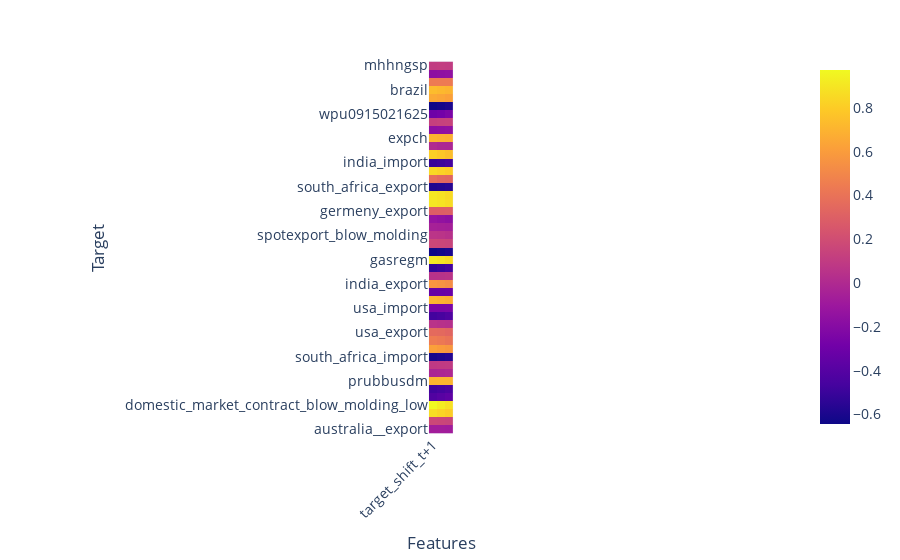

Notebook cell for this chart:
### Code cell
corr_target_timeline = ["target_shift_t+1", "target_shift_t+2", "target_shift_t+3"]
target_corr_with_all_feat = target_correlation_chart(processor.transformed_X_data, processor.transformed_Y_data[corr_target_timeline])[:-len(corr_target_timeline)]
target_corr_with_all_feat

### Figure 1 — Plotly figure (JSON) as saved in the notebook; plotly's stock layout.template omitted (floating-point values rounded to 4 significant figures; data arrays with more than 128 entries replaced by an {"elided": "..."} marker saying what was removed)
{"data": [{"coloraxis": "coloraxis", "hovertemplate": "x: %{x}<br>y: %{y}<br>color: %{z}<extra></extra>", "name": "0", "type": "heatmap", "x": ["target_shift_t+1", "target_shift_t+2", "target_shift_t+3"], "xaxis": "x", "y": ["mhhngsp", "australia__import", "russia_import", "brazil", "wpufd4111", "russia_export", "wpu0915021625", "canada_import", "saudi_import", "expch", "china_export", "pcu3252132521", "india_import", "pcu325211325211", "turkey", "south_africa_export", "wtisplc", "mcoilbrenteu", "germeny_export", "pcu32611332611301", "turkey_import", "spotexport_blow_molding", "france_import", "china_import", "gasregm", "pcu32611132611115", "brazil_import", "india_export", "spot_domestic", "impch", "usa_import", "japan_import", "saudi_export", "usa_export", "wpu072205011", "canada_export", "south_africa_import", "germeny_import", "united_kingdome_export", "prubbusdm", "united_kingdome_import", "pcu32611132611112", "domestic_market_contract_blow_molding_low", "producer_price_index_by_industry_plastics_material_and_resins_manufacturing_thermoplastic_resins_and_plastics_materials", "france_export", "australia__export"], "yaxis": "y", "z": {"elided": "46x3 float values"}}], "layout": {"coloraxis": {"colorscale": [[0, "#0d0887"], [0.1111, "#46039f"], [0.2222, "#7201a8"], [0.3333, "#9c179e"], [0.4444, "#bd3786"], [0.5556, "#d8576b"], [0.6667, "#ed7953"], [0.7778, "#fb9f3a"], [0.8889, "#fdca26"], [1, "#f0f921"]]}, "font": {"size": 14}, "margin": {"t": 60}, "xaxis": {"anchor": "y", "constrain": "domain", "domain": [0, 1], "scaleanchor": "y", "tickangle": -45, "title": {"text": "Features"}}, "yaxis": {"anchor": "x", "autorange": "reversed", "constrain": "domain", "domain": [0, 1], "tickangle": 0, "title": {"text": "Target"}}}}
